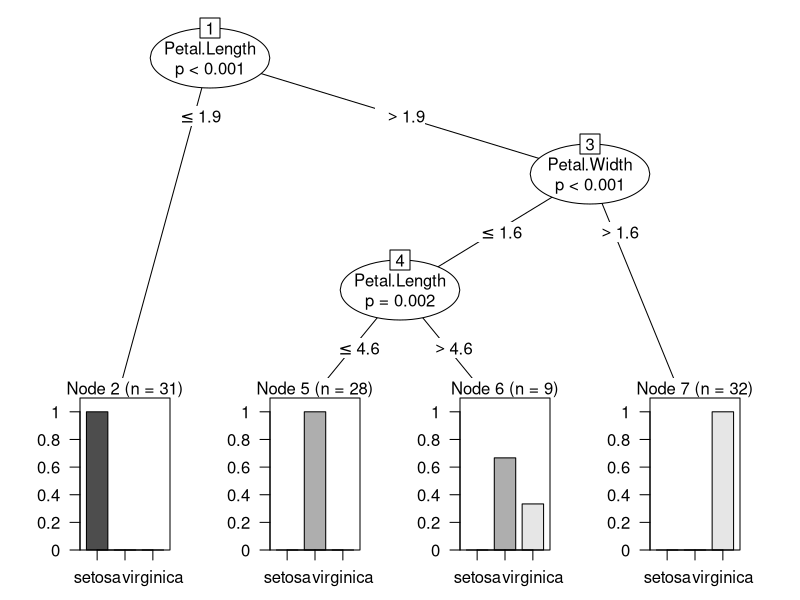

R code for this plot:

#--------------------------- Classification with Naive Bayes and Decision Trees
#--------------------------- A.1 ---------------------------

install.packages("e1071")
install.packages("party")

require(e1071)
require(party)

# Inspect the first few rows of the dataset
head(iris)

# Inspect the data type and levels of the attributes of the dataset
str(iris)

# To check the distribution of the data values in a particular attribute
table(iris$Species)

summary(iris)

#--------------------------- A.2 ---------------------------
set.seed(101)
# percentage of training set
alpha     <- 0.67 
inTrain   <- sample(1:nrow(iris), alpha * nrow(iris))
train.set <- iris[inTrain,]
test.set  <- iris[-inTrain,]

# To check the distribution of the data values in a particular attribute
table(train.set$Species)
table(test.set$Species)

#--------------------------- A.3 ---------------------------
# Training a Naive Base Classifier:
# It is possible to use . instead of X1 + X2 + ...
naive_model <- naiveBayes(Species ~ Sepal.Length + Sepal.Width
                          + Petal.Length + Petal.Width, 
                          data = train.set)

# Evaluate the results of Naive Base Classifier:
naive_predictions <- predict(naive_model, test.set)
naive_predictions
summary(naive_predictions)
table(naive_predictions,test.set$Species)


#--------------------------- A.4 ---------------------------
# Training a Decision Tree (Conditional Inference Tree):
irisct <- ctree(Species ~ ., data = train.set)
irisct

# Plotting the model:
plot(irisct)

# Estimated class probabilities, a list
tree_res <- treeresponse(irisct, newdata = test.set)
tail(tree_res)

# Evaluate the results of Decision Tree Classifier:
irisct_predictions <- predict(irisct, test.set)
summary(irisct_predictions)
table(irisct_predictions, test.set$Species)
